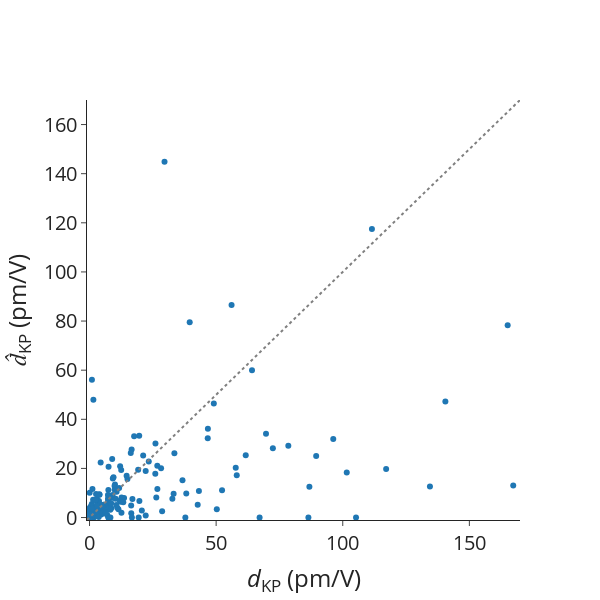

Notebook code for this chart:
### Markdown cell above
## Errors on dKP masked

### Code cell
# Data

mae = mean_absolute_error(
    df_pred_matten["dKP_true"], df_pred_matten["dKP_matten_masked"]
)
mape = mean_absolute_percentage_error(
    df_pred_matten["dKP_true"], df_pred_matten["dKP_matten_masked"]
)
rmse = root_mean_squared_error(
    df_pred_matten["dKP_true"], df_pred_matten["dKP_matten_masked"]
)
spearmanrho = spearmanr(df_pred_matten["dKP_true"], df_pred_matten["dKP_matten_masked"])
print(f"MAE = {mae}")
print(f"MAPE = {mape}")
print(f"RMSE = {rmse}")
print(f"Rho_sp = {spearmanrho.statistic}")

# Scatter plot for previous outputs.
scatter_dKP = go.Scatter(
    x=df_pred_matten["dKP_true"],
    y=df_pred_matten["dKP_matten_masked"],
    mode="markers",
    name="",
    showlegend=False,
    text=[mpid for mpid in df_pred_matten.index.values],
)

ideal = go.Scatter(
    x=[-1, 200],
    y=[-1, 200],
    mode="lines",
    line=dict(color="gray", dash="dot"),
    showlegend=False,
)

# Layout
layout = go.Layout(
    # title=dict(text='Scatter Plot'),
    xaxis=dict(title="<i>d</i><sub>KP</sub> (pm/V)", range=[-1, 170]),
    yaxis=dict(title="<i>d&#770;</i><sub>KP</sub> (pm/V)", range=[-1, 170]),
    # legend=dict(font=dict(size=12)),
)

# Create figure
fig = go.Figure(data=[scatter_dKP, ideal], layout=layout)

fig.update_layout(
    autosize=False,
    font_size=20,
    width=600,
    height=600,
    # plot_bgcolor="white",
    template="simple_white",
)
fig.update_layout(
    xaxis=dict(
        # tickmode = 'array',
        # tickvals = [1, 2,3,4,5,6,7,8],
        # ticktext = ['One', 'Three', 'Five', 'Seven', 'Nine', 'Eleven']
        showgrid=False,
    ),
    yaxis=dict(
        # tickmode = 'array',
        # tickvals = [1, 2,3,4,5,6,7,8],
        # ticktext = ['One', 'Three', 'Five', 'Seven', 'Nine', 'Eleven']
        showgrid=False,
    ),
)

# Show figure
fig.show()

### Figure 1 — Plotly figure (JSON) as saved in the notebook; plotly's stock layout.template omitted (floating-point values rounded to 4 significant figures; data arrays with more than 128 entries replaced by an {"elided": "..."} marker saying what was removed)
{"data": [{"mode": "markers", "name": "", "showlegend": false, "text": {"elided": "250 str values"}, "type": "scatter", "x": {"elided": "250 float values"}, "y": {"elided": "250 float values"}}, {"line": {"color": "gray", "dash": "dot"}, "mode": "lines", "showlegend": false, "type": "scatter", "x": [-1, 200], "y": [-1, 200]}], "layout": {"autosize": false, "font": {"size": 20}, "height": 600, "width": 600, "xaxis": {"range": [-1, 170], "showgrid": false, "title": {"text": "<i>d</i><sub>KP</sub> (pm/V)"}}, "yaxis": {"range": [-1, 170], "showgrid": false, "title": {"text": "<i>d&#770;</i><sub>KP</sub> (pm/V)"}}}}
